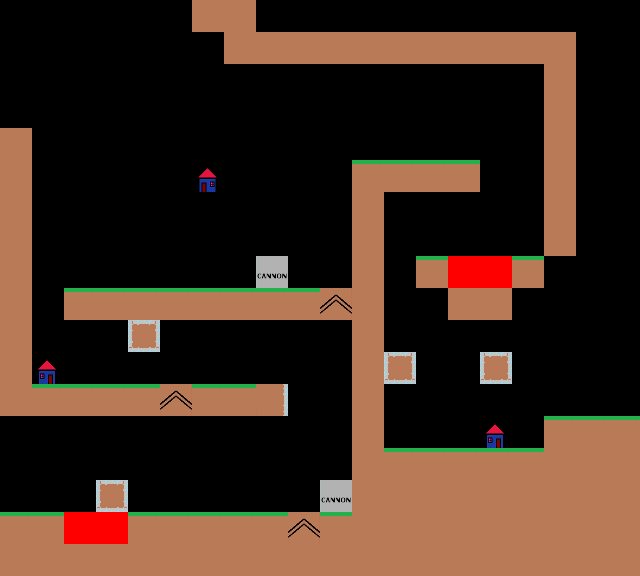

Tiled map render using the project's own tile images. Description and the whole map definition, tile-layer contents included, below:
An orthogonal 20x18 tile map with 32x32 px tiles, 1 tile layer (Tile Layer 1).

<map version="1.0" orientation="orthogonal" renderorder="right-down" width="20" height="18" tilewidth="32" tileheight="32" nextobjectid="1">
 <tileset firstgid="1" name="Tiles" tilewidth="32" tileheight="32" tilecount="16" columns="16">
  <image source="BasicTileSet32x32.png" width="512" height="32" />
 </tileset>
 <layer name="Tile Layer 1" width="20" height="18">
  <data encoding="csv">
0,0,0,0,0,0,1,1,0,0,0,0,0,0,0,0,0,0,0,0,
0,0,0,0,0,0,0,1,1,1,1,1,1,1,1,1,1,1,0,0,
0,0,0,0,0,0,0,0,0,0,0,0,0,0,0,0,0,1,0,0,
0,0,0,0,0,0,0,0,0,0,0,0,0,0,0,0,0,1,0,0,
1,0,0,0,0,0,0,0,0,0,0,0,0,0,0,0,0,1,0,0,
1,0,0,0,0,0,8,0,0,0,0,2,2,2,2,0,0,1,0,0,
1,0,0,0,0,0,0,0,0,0,0,1,0,0,0,0,0,1,0,0,
1,0,0,0,0,0,0,0,0,0,0,1,0,0,0,0,0,1,0,0,
1,0,0,0,0,0,0,0,11,0,0,1,0,2,10,10,2,0,0,0,
1,0,2,2,2,2,2,2,2,2,6,1,0,0,1,1,0,0,0,0,
1,0,0,0,7,0,0,0,0,0,0,1,0,0,0,0,0,0,0,0,
1,9,0,0,0,0,0,0,0,0,0,1,7,0,0,7,0,0,0,0,
1,2,2,2,2,6,2,2,15,0,0,1,0,0,0,0,0,0,0,16,
0,0,0,0,0,0,0,0,0,0,0,1,0,0,0,9,0,2,2,2,
0,0,0,0,0,0,0,0,0,0,0,1,2,2,2,2,2,1,1,1,
0,0,0,7,0,0,0,0,0,0,11,1,1,1,1,1,1,1,1,1,
2,2,10,10,2,2,2,2,2,6,2,1,1,1,1,1,1,1,1,1,
1,1,1,1,1,1,1,1,1,1,1,1,1,1,1,1,1,1,1,1
</data>
 </layer>
</map>